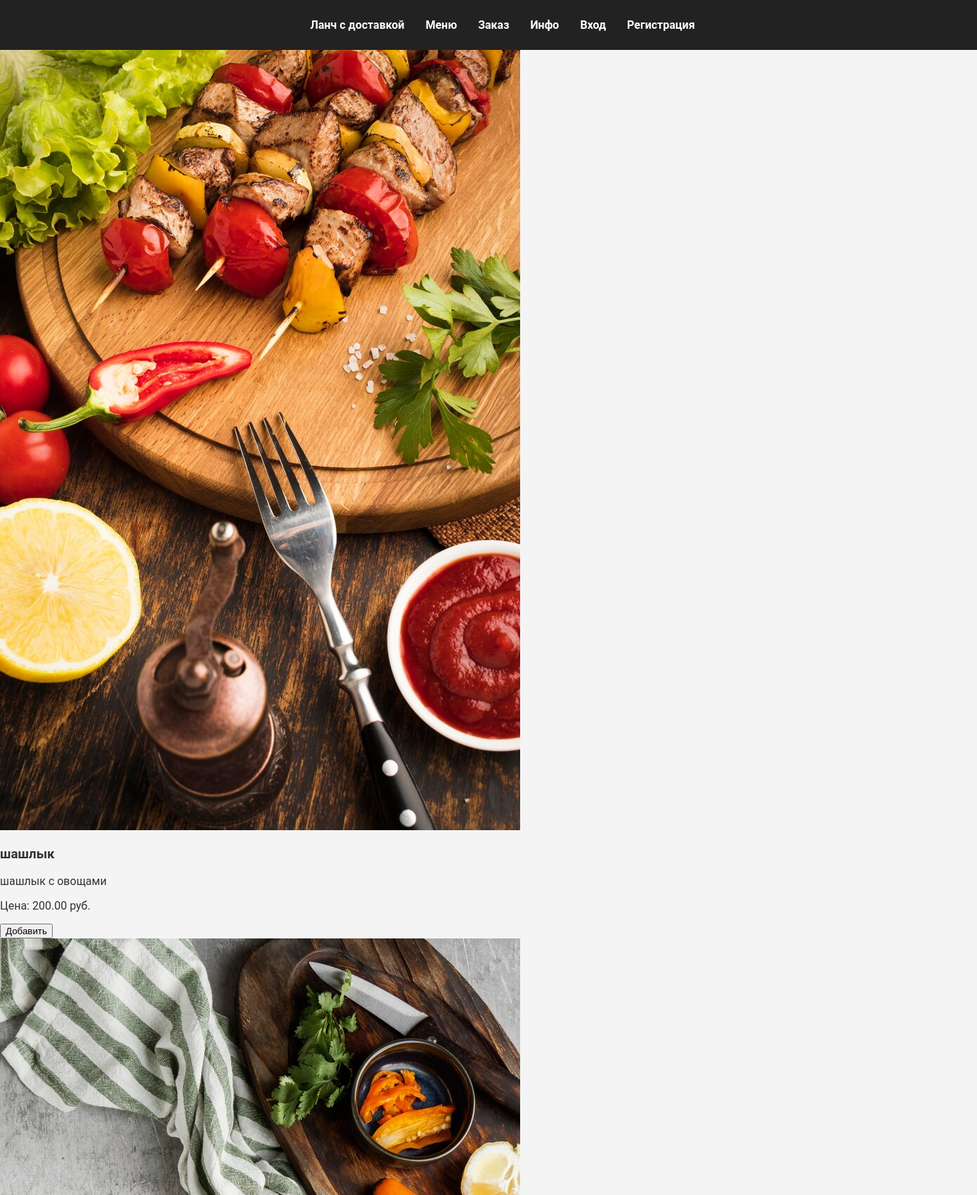
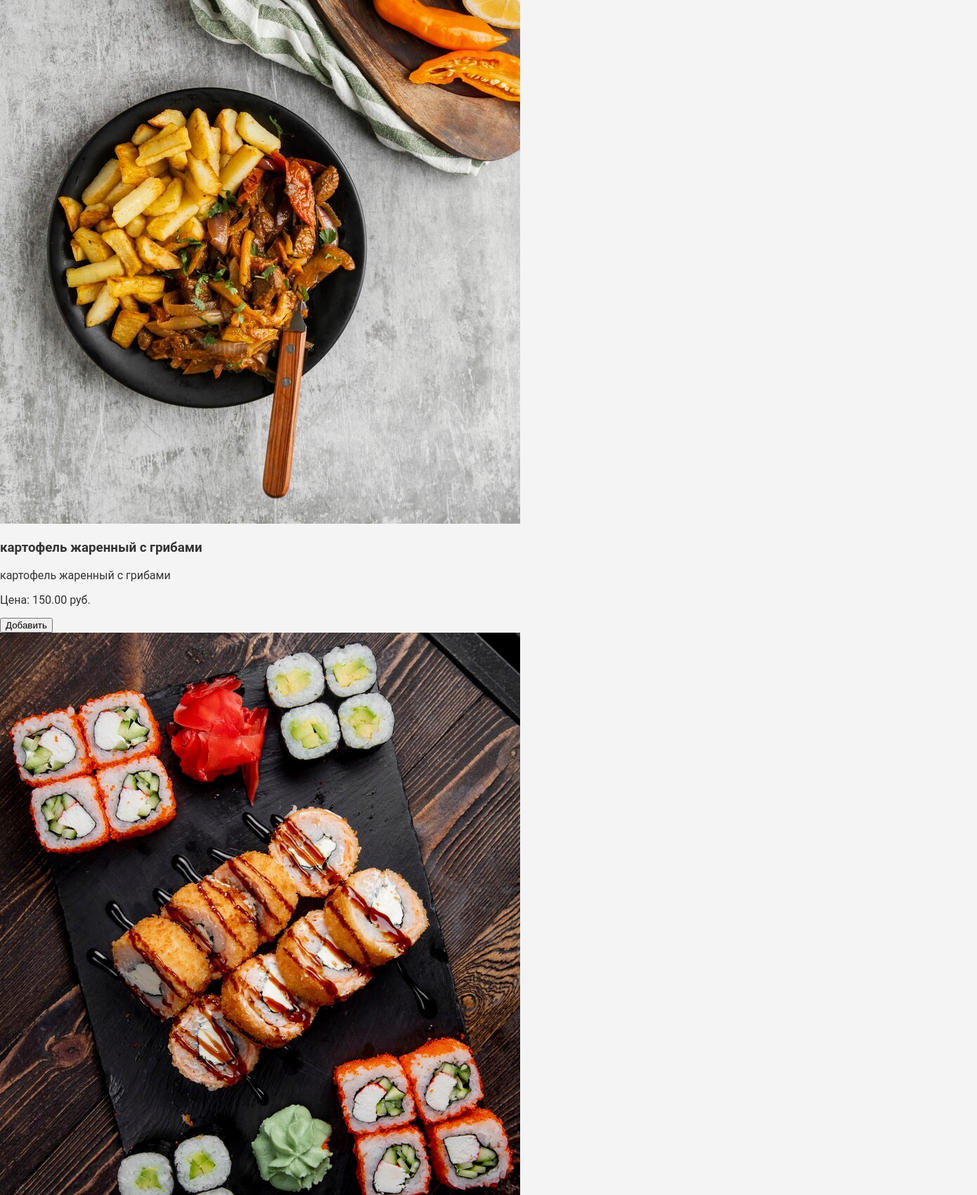
The app's page /menu/ (upper part) with its own data (2 pictures, top to bottom).
### lanch_app/models.py (models this page shows, shortened)
class Product(models.Model):
    name = models.CharField(max_length=100, verbose_name="Название")
    description = models.TextField(verbose_name="Описание")
    price = models.DecimalField(max_digits=10, decimal_places=2, verbose_name="Цена")
    image_url = models.ImageField(upload_to='images/', verbose_name="Изображение")

### lanch_app/views.py (the view)
# urls.py: path('menu/', views.menu, name='menu'),
def menu(request):
    products = Product.objects.all()
    return render(request, 'menu.html', {'products': products})

### lanch_app/templates/menu.html (shortened to what this page needs)
{% extends 'base.html' %}
 {% load static %}
{% block content %}
<div class="menu">
    {% for product in products %}
    <div class="product-card">
        <img src="{{ product.image_url.url }}" alt="{{ product.name }}">
        <h3>{{ product.name }}</h3>
        <p>{{ product.description }}</p>
        <p>Цена: {{ product.price }} руб.</p>
        <form action="{% url 'add_to_cart' product.id %}" method="post">
            <button type="submit">Добавить</button>
        </form>
    </div>
    {% endfor %}
</div>
{% endblock %}

### lanch_app/static/css/styles.css (style rules this page uses)
body { font-family: 'Roboto', Arial, sans-serif; margin: 0; padding: 0; box-sizing: border-box; color: #333; background-color: #f4f4f4; height: 100vh; display: flex; flex-direction: column; }

### records on screen
Product: image_url (picture), name "шашлык", description "шашлык с овощами", price "200.00"
Product: image_url (picture), name "картофель жаренный с грибами", description "картофель жаренный с грибами", price "150.00"
Product: image_url (picture)
